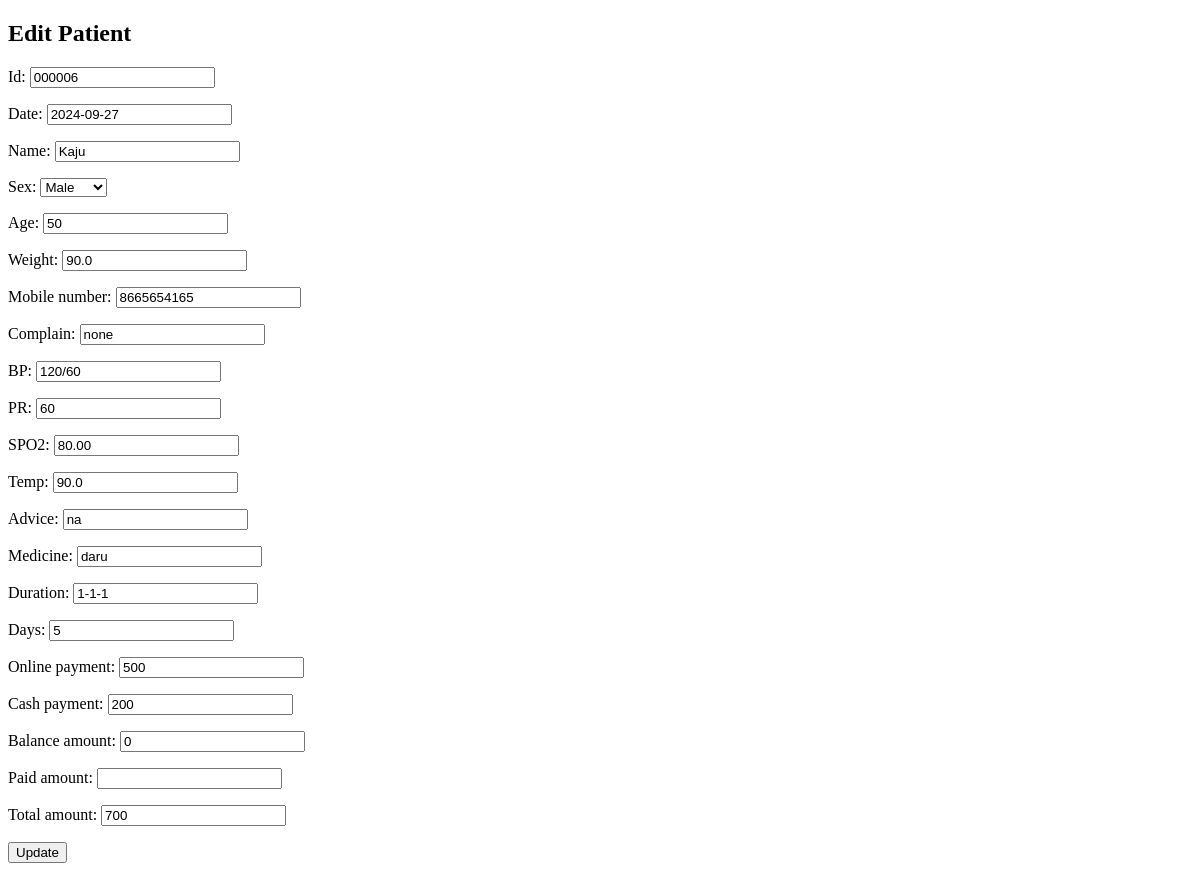
The page /update/000006/ on the database as committed earlier.
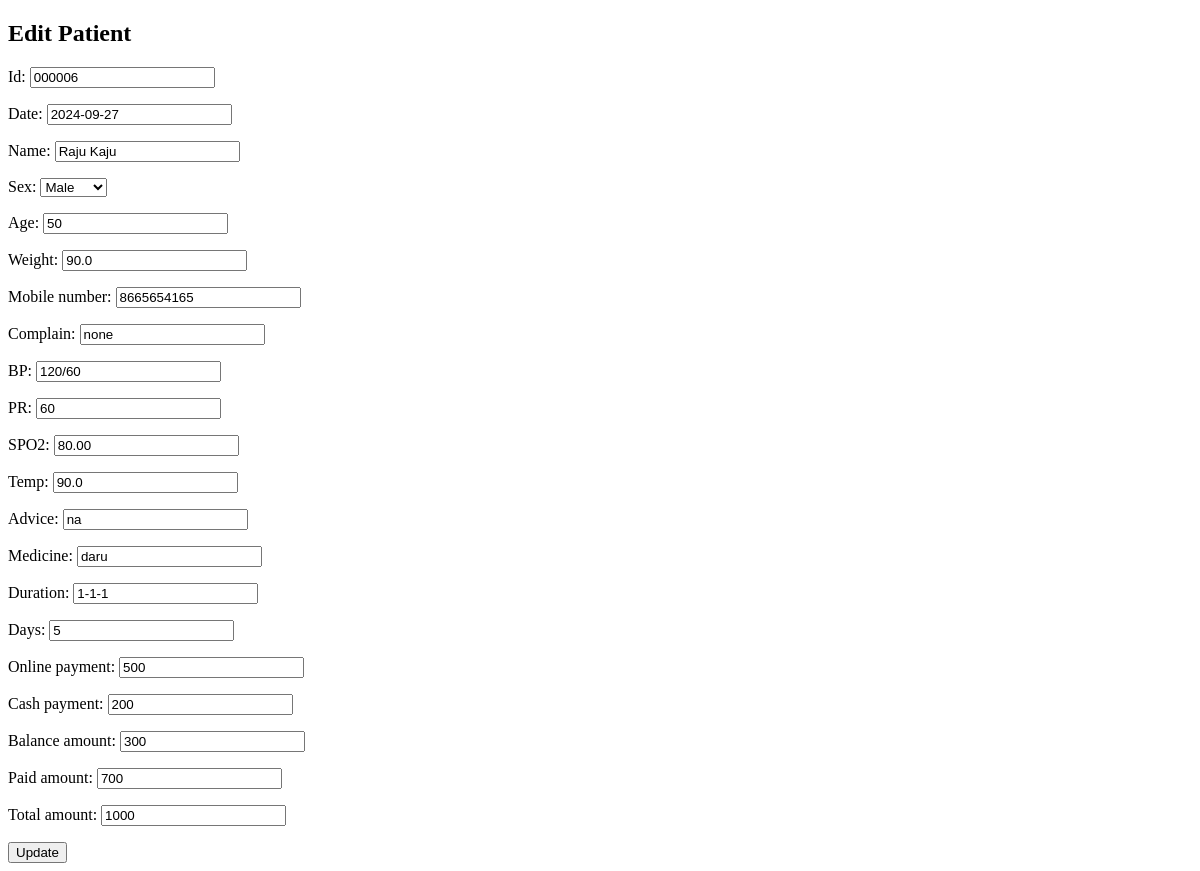
The same page on the database as committed later.
### clinic/models.py (models this page shows, shortened)
class patient(models.Model):
    id = models.CharField(max_length=6, primary_key=True, unique=True, default ='')
    date = models.DateField(default= timezone.now)
    name = models.CharField(default='', max_length=255)
    sex = models.CharField(choices=[('M', 'Male'), ('F', 'Female'), ('O', 'Other')], default='', max_length=1)
    age = models.CharField(default='', max_length= 100)
    weight = models.CharField(default='', max_length= 100)
    mobile_number = models.CharField(max_length=10, default='')
    Complain = models.CharField(default='', max_length=200)
    BP = models.CharField(max_length=15, blank=True, null=True, default=None)
    PR = models.CharField(max_length=3, default='' )      #(max_length = 3, db_column='PR' + suffix)
    SPO2 = models.DecimalField(max_digits=5, decimal_places=2, validators=[MinValueValidator(0), MaxValueValidator(100)])
    Temp =models.FloatField(default=0)
    Advice = models.CharField(default='',max_length=200)
    Medicine = models.CharField(default='', max_length=200)
    Duration = models.CharField(default='', max_length=200)
    Days = models.CharField(default='', max_length=20)
    Online_payment = models.CharField(default='',max_length=255)
    Cash_payment = models.CharField(default='', max_length=255)
    Balance_amount = models.CharField(default='', max_length=255)
    Paid_amount = models.CharField(default='', max_length=255)
    Total_amount = models.CharField(default='', max_length=255)

### clinic/views.py (the view, shortened to what this page needs)
# urls.py: path('update/<str:id>/', PatientUpdateView.as_view(), name='patient_update'),
class PatientUpdateView(UpdateView):
    model = patient
    form_class = PatientUpdateForm
    template_name = 'clinic/patient_update.html'  # Template for update form
    context_object_name = 'patient'  # Name to use in the template for the patient object
    def get_object(self, queryset=None):
        id = self.kwargs.get('id')
        print("Getting object with id:", id)
        try:
            patient = self.model.objects.get(id=id)
        except self.model.DoesNotExist:
            raise Http404("Patient does not exist")
        return patient

### clinic/forms.py
class PatientUpdateForm(forms.ModelForm):
    class Meta:
        model = patient
        fields = ('__all__')                      #('photo', 'id', 'date', 'name', 'sex', 'age', 'weight', 'mobile_number', 'Complain', 'medical_history', 'BP', 'PR', 'SPO2', 'Advice', 'prescription')

### clinic/templates/clinic/patient_update.html (shortened to what this page needs)
<!DOCTYPE html>
<html lang="en">
<head>
</head>
<body>
    <h2>Edit Patient</h2>
    <form method="post">
        {{ form.as_p }}
        <button type="submit">Update</button>
    </form>
</body>
</html>

Rows that differ between the two databases and show on the page:
changed patient "Male": name "Kaju" → "Raju Kaju"; Balance_amount "0" → "300"; Paid_amount (not shown) → "700"; Total_amount "700" → "1000"
